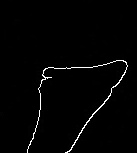
#> input picture docs/radius_bone_minimal.jpg, 137 x 153 px, found by its file name
$ python -i main_develop_find_contour_corner.py   (imports and definitions only)
#> lines starting #> are read from the running program, lines starting #| are printed output that depends on the picture; after the words box and inside, x2 and y2 are one past the last pixel; in counts of white or black regions, pixels touching at a corner belong together
### src/main_develop_contours_gui.py
'''
Universidad de La Laguna
Máster en Ingeniería Informática
Trabajo de Final de Máster
Pyimagos development

GUI for contour work visualization:
  - Zoom the image to see a specific contour's points
  - See step history of contour modification
'''

from PIL import Image, ImageTk
from tkinter import (
  Tk, Checkbutton, Scale, HORIZONTAL, IntVar, BooleanVar,
  Canvas, NW, Y, X, Scrollbar, Frame, Label, Button, LEFT
)

import numpy as np
import cv2 as cv

from src.contour_operations.join_contour import JoinContour

def draw_contour_points(image: np.array, contours: np.array,
                        draw_points: bool = True) -> np.array:
  colored_image = np.copy(image)
  contour_colors = [(0, 0, 0) for _ in range(len(contours))]

  if draw_points:
    for i, contour in enumerate(contours):
      for point in contour:
        color = ((i + 1) * 123 % 256, (i + 1) * 456 % 256, (i + 1) * 789 % 256)
        contour_colors[i] = color

        b, g, r = color
        x = point[0][0]
        y = point[0][1]
        cv.circle(colored_image, (x, y), radius=1, color=(b, g, r), thickness=-1)
  else:
    for i, contour in enumerate(contours):
      for point in contour:
        color = ((i + 1) * 123 % 256, (i + 1) * 456 % 256, (i + 1) * 789 % 256)
        contour_colors[i] = color


  return (colored_image, contour_colors)

def draw_contours(image: np.array, contours: np.array,
                  contour_colors: np.array) -> np.array:
  colored_image = np.copy(image)
  for i, contour_color in enumerate(contour_colors):
    cv.drawContours(colored_image, contours, i, contour_color, thickness=1)
  return colored_image

class ContourViewer:
  # [90 lines left out: functions __init__, _setup_gui, not called in this run]


  def _change_zoom(self, zoom_value):
    self.zoom_level = int(zoom_value) / 100
    self.update_image()

  # [112 lines left out: functions _update_contour_info, _change_step, _prev_step, _next_step, update_image, visualize_contours, not called in this run]

### src/main_develop_find_contour_corner.py
'''
Universidad de La Laguna
Máster en Ingeniería Informática
Trabajo de Final de Máster
Pyimagos development

Given a specific bone's contour, find a specific corner. This is used
to try to implement a way to characterize and find that corner.
'''

from PIL import Image

import numpy as np
import cv2 as cv

from src.main_develop_contours_gui import (
  draw_contours, draw_contour_points
)

def get_bounding_box_xy(contour):
  x, y, w, h = cv.boundingRect(contour)
  return x, y

def case_1():
  try:
    with Image.open('docs/radius_bone_minimal.jpg') as imagefile:
#> imagefile is the input picture: PIL image 137x153 RGB; min 0, max 255, mean 4.3
      if imagefile.mode == 'L':
        imagefile = imagefile.convert('RGB')
        borders_detected = np.array(imagefile)
      elif imagefile.mode == 'RGB':
        borders_detected = np.array(imagefile)
  except Exception as e:
    print(f"Error opening image {'docs/radius_bone_minimal.jpg'}: {e}")
    raise

  borders_detected = np.array(borders_detected)
  borders_detected = cv.cvtColor(borders_detected, cv.COLOR_BGR2GRAY)

  _, thresh = cv.threshold(borders_detected, 40, 255, cv.THRESH_BINARY)
#> thresh: shape (153, 137); 1.6% white in thin lines or dots, all inside (x1, y1, x2, y2) = (27, 60, 128, 153)
  contours, _ = cv.findContours(thresh, cv.RETR_EXTERNAL,
                              cv.CHAIN_APPROX_SIMPLE)
#> contours = 1 contour; box (x1, y1, x2, y2) and area: (27, 60, 128, 153) 70

  thresh = cv.cvtColor(thresh, cv.COLOR_GRAY2BGR)
  contours_drawn_image, contour_colors = draw_contour_points(
    thresh,
    contours,
    draw_points=True
  )
#> in draw_contour_points, `contour_colors = [(0, 0, 0) for _ in range(len(contours))]`: contour_colors = [(0, 0, 0)]
#> the loop in draw_contour_points, `for i, contour in enumerate(contours):` made 1 pass
#> after the loop in draw_contour_points, `for i, contour in enumerate(contours):`:
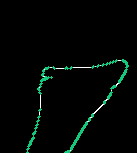
#> colored_image: shape (153, 137, 3); mean B, G, R 4.3, 6.3, 1.6
#> after the loop in draw_contour_points, `for i, contour in enumerate(contours):`: contour_colors = [(123, 200, 21)]
#> contour_colors = [(123, 200, 21)]
  contours_drawn_image = draw_contours(
    contours_drawn_image,
    contours,
    contour_colors
  )
#> the loop in draw_contours, `for i, contour_color in enumerate(contour_colors):` made 1 pass
#> after the loop in draw_contours, `for i, contour_color in enumerate(contour_colors):`:
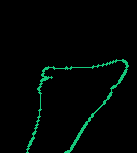
#> colored_image: shape (153, 137, 3); 0.42% of pixels changed, all inside (x1, y1, x2, y2) = (39, 60, 121, 151)

  contours_drawn_image_scaled = cv.resize(contours_drawn_image, (0, 0), fx=2,
                      fy=2,
                      interpolation=cv.INTER_NEAREST)

  cv.imshow('Drawn contours', contours_drawn_image_scaled)
  cv.waitKey(0)
  cv.destroyAllWindows()

def find_contour_corner():
  case_1()

>>> result = case_1()

$ run again, with docs/bad_contrast.jpg copied over docs/radius_bone_minimal.jpg
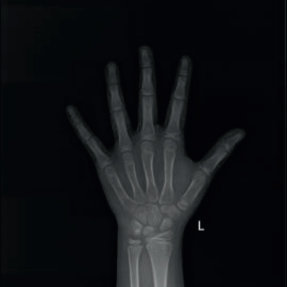
#> input picture docs/bad_contrast.jpg, 287 x 287 px, found by its file name
#> in case_1, imagefile is the input picture: PIL image 287x287 RGB; mean R, G, B 15.8, 17.6, 20.9
#> contours = 8 contours, 2 with area under 20; largest, box (x1, y1, x2, y2) and area: (69, 68, 242, 287) 13596, (142, 50, 150, 67) 76, (109, 66, 116, 83) 53, (198, 220, 205, 231) 25, (182, 59, 187, 68) 24, (180, 69, 187, 76) 22
#> in draw_contour_points, `contour_colors = [(0, 0, 0) for _ in range(len(contours))]`: contour_colors = [(0, 0, 0), (0, 0, 0), (0, 0, 0), (0, 0, 0), (0, 0, 0), (0, 0, 0), (0, 0, 0), (0, 0, 0)]
#> the loop in draw_contour_points, `for i, contour in enumerate(contours):` made 8 passes
#> contour on passes 2 to 3: [[136, 138]], [[157, 126], [157, 127]]
#> after the loop in draw_contour_points, `for i, contour in enumerate(contours):`:
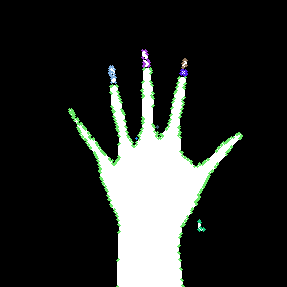
#> colored_image: shape (287, 287, 3); mean B, G, R 43.2, 45.5, 43
#> after the loop in draw_contour_points, `for i, contour in enumerate(contours):`: contour_colors = [(123, 200, 21), (246, 144, 42), (113, 88, 63), (236, 32, 84), (103, 232, 105), (226, 176, 126), (93, 120, 147), (216, 64, 168)]
#> the loop in draw_contours, `for i, contour_color in enumerate(contour_colors):` made 8 passes
#> in case_1, `contours_drawn_image_scaled = cv.resize(contours_drawn_image, (0, 0), ..`:
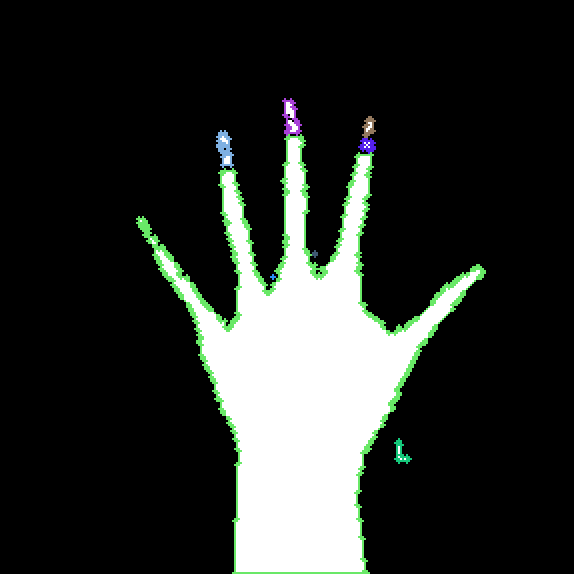
#> contours_drawn_image_scaled: shape (574, 574, 3); mean B, G, R 42.5, 45.3, 42.3
